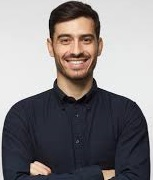
#> input picture testing/image.jpg, 153 x 180 px
$ python oval-quadratic-mask.py
#> lines starting #> are read from the running program, lines starting #| are printed output that depends on the picture
import cv2
import numpy as np
import os

# The creates an oval mast to fill the bounding box portion of the image. It is a quadratic mask (similar to gaussian blur but much more efficient).
# The mask is used to compute the histogram of the image, giving more weight to the center of the image.

factor = 1.3

# Get the directory where the script is located
script_dir = os.path.dirname(os.path.abspath(__file__))
# Construct the full path to the image
image_path = os.path.join(script_dir, "image.jpg")

# Load image
image = cv2.imread(image_path)
#> image is the input picture: shape (180, 153, 3); mean B, G, R 129.9, 128.4, 132.8

# Check if the image was loaded successfully
if image is None:
    print(f"Error: Unable to load image at path '{image_path}'. Please check the file path.")
    exit()

# Get image dimensions
height, width = image.shape[:2]
#> height = 180; width = 153
center_x, center_y = width // 2, height // 2
#> center_x = 76; center_y = 90

# Create coordinate grid
Y, X = np.ogrid[:height, :width]
#> Y = 180 values from 0 to 179

# Compute separate normalized distances for x and y (ellipse instead of circle)
normalized_x = ((X - center_x) / (width / 2)) ** 2
normalized_y = ((Y - center_y) / (height / 2)) ** 2

# Compute elliptical distance and apply quadratic dropoff
normalized_distance = np.sqrt(normalized_x + normalized_y)
mask = np.clip(1 - normalized_distance ** factor, 0, 1)

# Convert mask to 3-channel float32
mask = mask.astype(np.float32)
mask = cv2.merge([mask, mask, mask])

# Apply the mask using multiplication instead of bitwise operations
final_image = (image.astype(np.float32) * mask).astype(np.uint8)
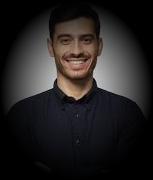
#> final_image: shape (180, 153, 3); mean B, G, R 33.6, 33.8, 36.5

# Display the final image
cv2.imshow("Original Image with Gradual Fade", final_image)
cv2.waitKey(0)
cv2.destroyAllWindows()
